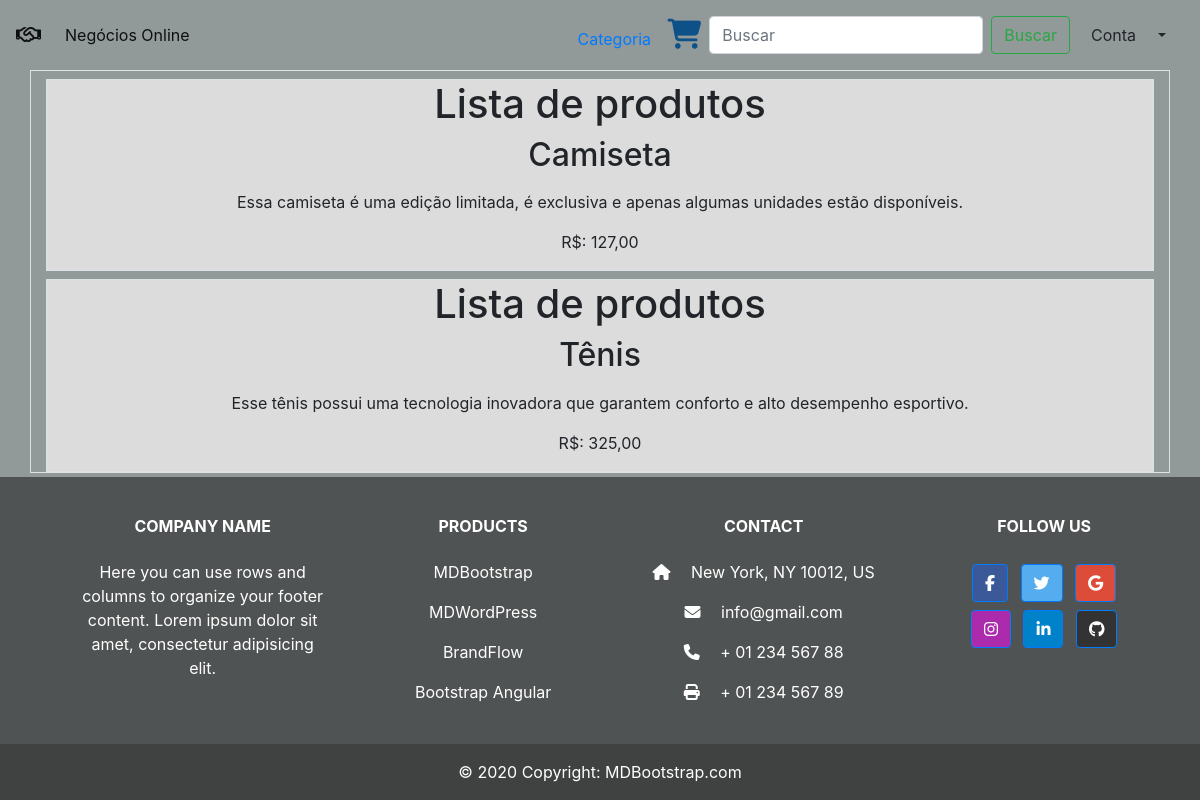
/produtos/, run on the app's committed database.
### produtos/models.py (models this page shows, shortened)
class Produto(models.Model):
    titulo = models.CharField(max_length=255)
    descricao = models.TextField()
    preco = models.DecimalField(max_digits=20, decimal_places=2, default=0.00)
    class Meta:
        verbose_name = 'Produto'
        verbose_name_plural = "Produtos"

### produtos/views.py (the view)
# urls.py: path('', views.ProdutoListView.as_view(), name='lista_produtos'),
class ProdutoListView(ListView):
    queryset = Produto.objects.all()
    template_name = 'produtos/list.html'
    model = 'Produto'
    context_object_name = 'produtos'
    def get_context_data(self, *args, **kwargs):
        context = super(ProdutoListView, self).get_context_data(*args, **kwargs)
        return context

### produtos/templates/produtos/list.html
{% extends 'base.html'%}
{% block content %}
    <div class="row" align="center">
        <div class="col">
            <div class="container border">
                {% for produto in produtos %}
                <div class="border mt-2" style="background-color: #DCDCDC">
                    <h1>Lista de produtos</h1>
                    <h2>{{produto.titulo}}</h2>
                    <p>{{produto.descricao|linebreaks}}</p>
                    <p>R$: {{produto.preco}}</p>
                </div>
                {%endfor%}
            </div>
        </div>
    </div>
{% endblock content%}

### templates/base.html (shortened to what this page needs)
{% load static %}
{% load bootstrap4 %}
<!DOCTYPE html>
<html lang="pt-br">
<head>
    {% bootstrap_css %}
    <link rel="stylesheet" href="{% static 'styles.css'%}">
</head>
<body>
    {% block nav %}{% include 'parciais/_nav.html'%}{% endblock nav %}
    {% block content %}{% endblock content %}
    {% block footer %}{% include 'parciais/_footer.html' %}{% endblock footer %}
</body>
</html>

### templates/parciais/_nav.html (shortened to what this page needs)
<nav class="navbar navbar-expand-lg navbar-light">
    <a class="navbar-brand" href="#">
        <i class='far fa-handshake logo-icon'></i>
    </a>
    <div class="collapse navbar-collapse mx-0" id="navbarSupportedContent">
      <ul class="navbar-nav mr-auto">
        <li class="nav-item active">
          <a class="nav-link" href="#"><span class="text-logo">Negócios Online <span><span class="sr-only">(current)</span></a>
        </li>
      </ul>
      <div class="m-2 nav-itens">
        <span class="m-1"><a href="#" class="nav-itens">Categoria</a></span>
        <i class="fa fa-shopping-cart" style="font-size:30px; color: rgb(13, 81, 136);"></i>
      </div>
      <form class="form-inline my-2 my-lg-0">
        <input class="form-control mr-sm-2 busca-placeholder" type="search" placeholder="Buscar" aria-label="Search">
        <button class="btn btn-outline-success my-2 my-sm-0 busca" type="submit">Buscar</button>
      </form>
      <div class="btn-group m-2">
        <button type="button" class="btn toggle-div">Conta</button>
        <button type="button" class="btn toggle-div dropdown-toggle dropdown-toggle-split" data-toggle="dropdown" aria-expanded="false">
        </button>
      </div>
    </div>
  </nav>

### templates/parciais/_footer.html (shortened to what this page needs)
<div class="my-1">
    <footer
            class="text-center text-lg-start text-white"
            style="background-color: #14141485"
            >
      <div class="container p-4 pb-0">
        <section class="">
          <div class="row">
            <div class="col-md-3 col-lg-3 col-xl-3 mx-auto mt-3">
              <h6 class="text-uppercase mb-4 font-weight-bold">
                Company name
              </h6>
              <p>
                Here you can use rows and columns to organize your footer
                content. Lorem ipsum dolor sit amet, consectetur adipisicing
                elit.
              </p>
            </div>
            <div class="col-md-2 col-lg-2 col-xl-2 mx-auto mt-3">
              <h6 class="text-uppercase mb-4 font-weight-bold">Products</h6>
              <p>
                <a class="text-white">MDBootstrap</a>
              </p>
              <p>
                <a class="text-white">MDWordPress</a>
              </p>
              <p>
                <a class="text-white">BrandFlow</a>
              </p>
              <p>
                <a class="text-white">Bootstrap Angular</a>
              </p>
            </div>
            <div class="col-md-4 col-lg-3 col-xl-3 mx-auto mt-3">
              <h6 class="text-uppercase mb-4 font-weight-bold">Contact</h6>
              <p><i class="fas fa-home mr-3"></i> New York, NY 10012, US</p>
              <p><i class="fas fa-envelope mr-3"></i> info@gmail.com</p>
              <p><i class="fas fa-phone mr-3"></i> + 01 234 567 88</p>
              <p><i class="fas fa-print mr-3"></i> + 01 234 567 89</p>
            </div>
            <div class="col-md-3 col-lg-2 col-xl-2 mx-auto mt-3">
              <h6 class="text-uppercase mb-4 font-weight-bold">Follow us</h6>
              <a
                 class="btn btn-primary btn-floating m-1"
                 style="background-color: #3b5998"
                 href="#!"
                 role="button"
                 ><i class="fab fa-facebook-f"></i
                ></a>
              <a
                 class="btn btn-primary btn-floating m-1"
                 style="background-color: #55acee"
                 href="#!"
                 role="button"
                 ><i class="fab fa-twitter"></i
                ></a>
              <a
                 class="btn btn-primary btn-floating m-1"
                 style="background-color: #dd4b39"
                 href="#!"
                 role="button"
                 ><i class="fab fa-google"></i
                ></a>
              <a
                 class="btn btn-primary btn-floating m-1"
                 style="background-color: #ac2bac"
                 href="#!"
                 role="button"
                 ><i class="fab fa-instagram"></i
                ></a>
              <a
                 class="btn btn-primary btn-floating m-1"
                 style="background-color: #0082ca"
                 href="#!"
                 role="button"
                 ><i class="fab fa-linkedin-in"></i
                ></a>
              <a
                 class="btn btn-primary btn-floating m-1"
                 style="background-color: #333333"
                 href="#!"
                 role="button"
                 ><i class="fab fa-github"></i
                ></a>
            </div>
          </div>
        </section>
      </div>
      <div
           class="text-center p-3"
           style="background-color: rgba(0, 0, 0, 0.2)"
           >
        © 2020 Copyright:
        <a class="text-white" href="https://mdbootstrap.com/"
           >MDBootstrap.com</a
          >
      </div>
    </footer>
  </div>

### templates/static/styles.css (style rules this page uses)
body { background-color: rgb(146, 153, 153); }

### data on the page
Produto: titulo "Camiseta", descricao "Essa camiseta é uma edição limitada, é exclusiva e apenas algumas unidades estão disponíveis.", preco "127,00"
Produto: titulo "Tênis", descricao "Esse tênis possui uma tecnologia inovadora que garantem conforto e alto desempenho esportivo.", preco "325,00"
